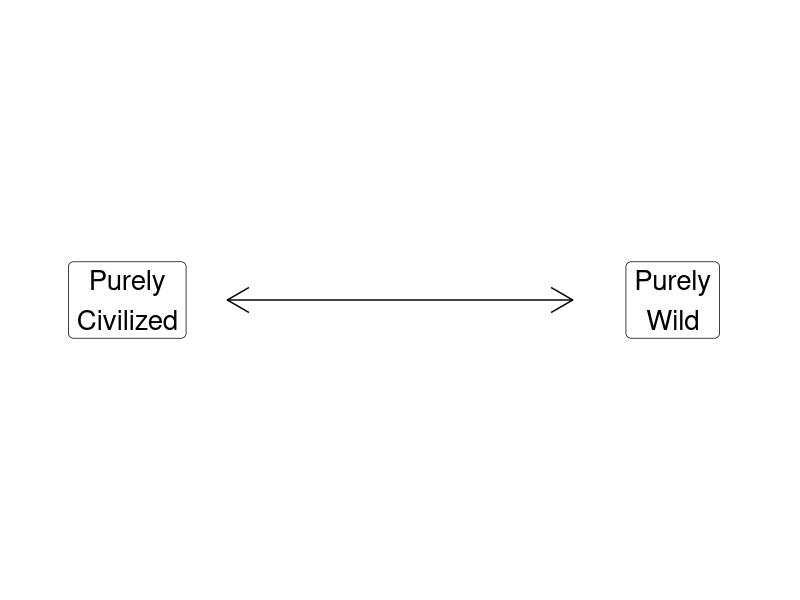
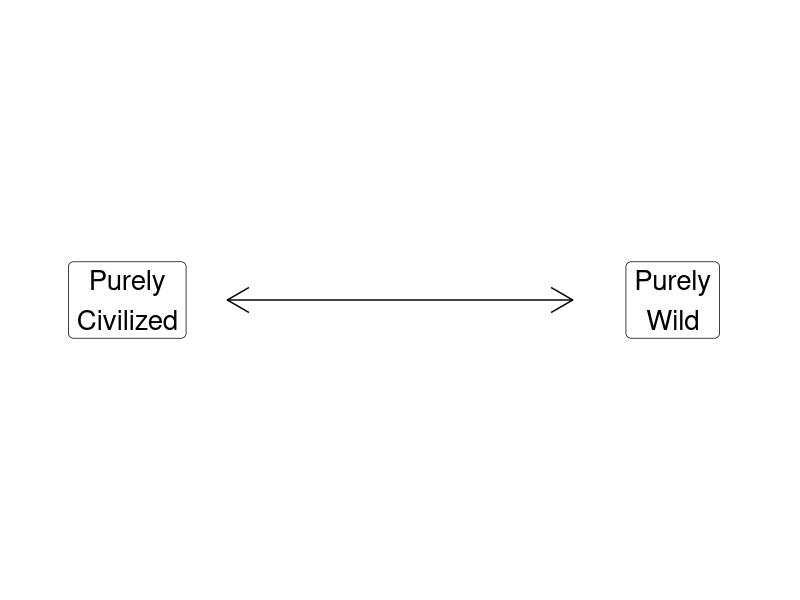
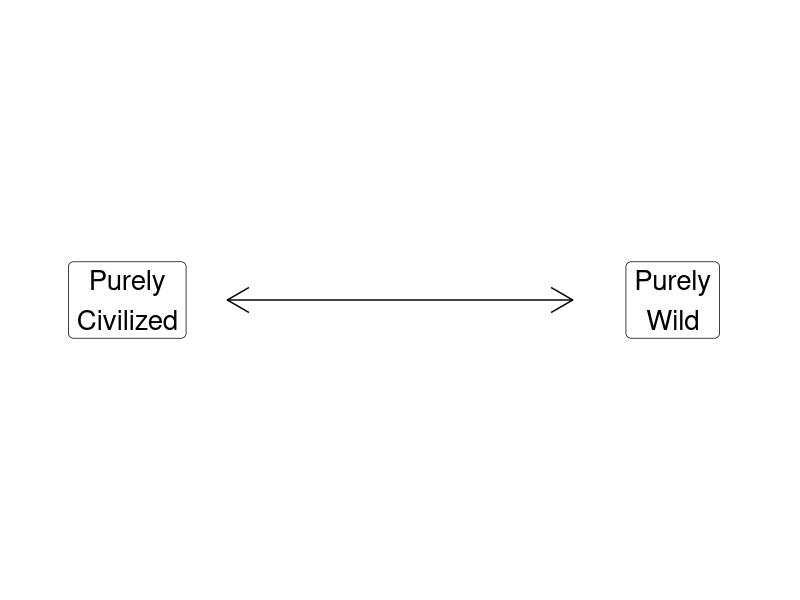
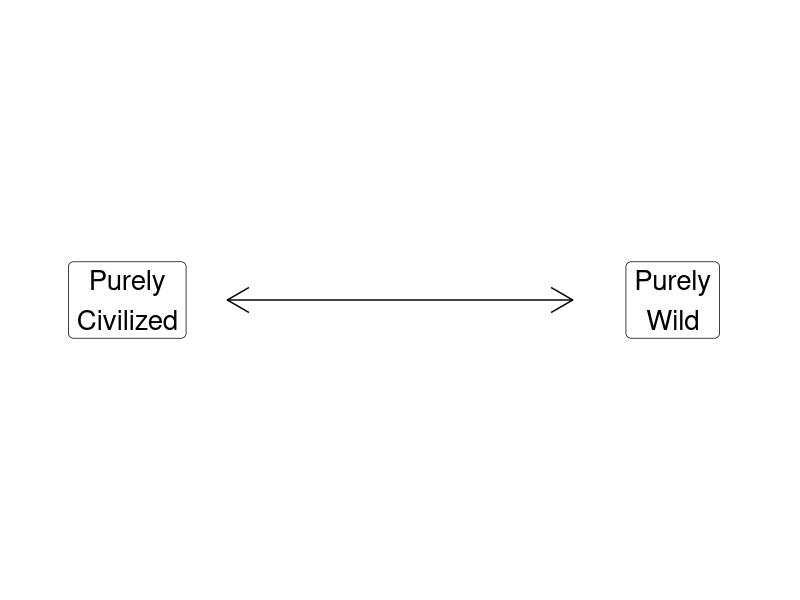

These figures' R source, in order:
## ---- chunk 1
library(tidyverse)
library(readxl)
library(kableExtra)
## ---- chunk 2
## Manual DAG
d1 <- tibble(
  x = c(-3, 3),
  y = c(1, 1),
  labels = c("Purely\nCivilized", "Purely\nWild")
)

ggplot(data = d1, aes(x = x, y = y)) +
  geom_point(size = 0) +
  theme_void() +
  coord_cartesian(xlim = c(-4, 4)) +
  geom_label(aes(label = labels), size = 7) +
  annotate("segment", x = -1.9, xend = 1.9, y = 1, yend = 1, arrow = arrow(ends = "both"))
## ---- chunk 3
## Manual DAG
d1 <- tibble(
  x = c(-3, 3),
  y = c(1, 1),
  labels = c("Purely\nCivilized", "Purely\nWild")
)

ggplot(data = d1, aes(x = x, y = y)) +
  geom_point(size = 0) +
  theme_void() +
  coord_cartesian(xlim = c(-4, 4)) +
  geom_label(aes(label = labels), size = 7) +
  annotate("segment", x = -1.9, xend = 1.9, y = 1, yend = 1, arrow = arrow(ends = "both"))
## ---- chunk 4
## Manual DAG
d1 <- tibble(
  x = c(-3, 3),
  y = c(1, 1),
  labels = c("Purely\nCivilized", "Purely\nWild")
)

ggplot(data = d1, aes(x = x, y = y)) +
  geom_point(size = 0) +
  theme_void() +
  coord_cartesian(xlim = c(-4, 4)) +
  geom_label(aes(label = labels), size = 7) +
  annotate("segment", x = -1.9, xend = 1.9, y = 1, yend = 1, arrow = arrow(ends = "both"))
## ---- chunk 5
## Manual DAG
d1 <- tibble(
  x = c(-3, 3),
  y = c(1, 1),
  labels = c("Purely\nCivilized", "Purely\nWild")
)

ggplot(data = d1, aes(x = x, y = y)) +
  geom_point(size = 0) +
  theme_void() +
  coord_cartesian(xlim = c(-4, 4)) +
  geom_label(aes(label = labels), size = 7) +
  annotate("segment", x = -1.9, xend = 1.9, y = 1, yend = 1, arrow = arrow(ends = "both"))
